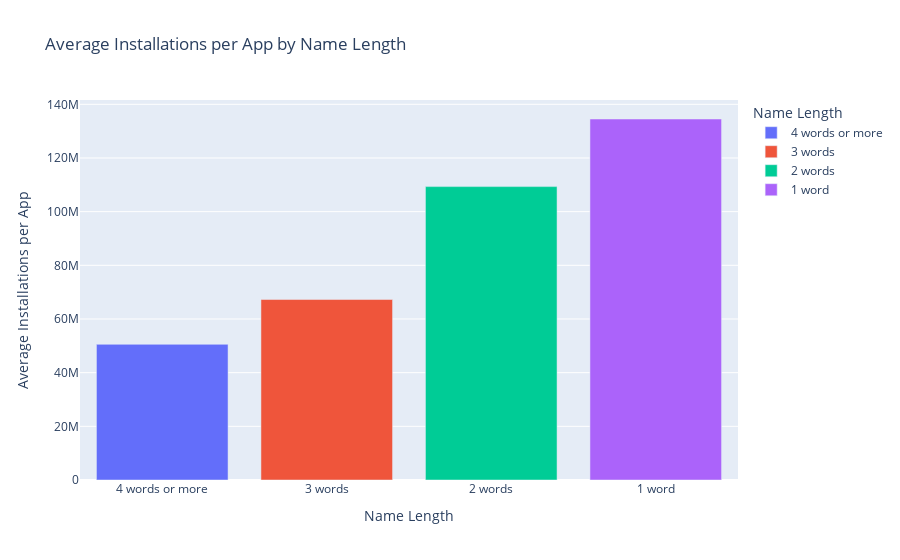

The cell this chart's notebook holds for it:
### Code cell
apps_filtered = apps.copy()

apps_10M_plus = apps_filtered[apps_filtered['Installs'] >= 10000000].copy()
apps_10M_plus['Name_word_count'] = apps_10M_plus['App'].apply(lambda x: len(x.split()))
apps_10M_plus['Name_check'] = apps_10M_plus['Name_word_count'].apply(lambda x: '1 word' if x == 1 else '2 words' if x == 2 else '3 words' if x == 3 else '4 words or more')

average_installs_by_name_length_4 = apps_10M_plus.groupby('Name_check')['Installs'].mean().reset_index()
average_installs_by_name_length_4 = average_installs_by_name_length_4.sort_values(by='Installs')

fig = px.bar(average_installs_by_name_length_4,x='Name_check',y='Installs',title='Average Installations per App by Name Length',labels={'Name_check': 'Name Length', 'Installs': 'Average Installations per App'},color='Name_check')

fig.show()

### Figure 1 — Plotly figure (JSON) as saved in the notebook; plotly's stock layout.template omitted (floating-point values rounded to 4 significant figures)
{"data": [{"alignmentgroup": "True", "hovertemplate": "Name Length=%{x}<br>Average Installations per App=%{y}<extra></extra>", "legendgroup": "4 words or more", "marker": {"color": "#636efa", "pattern": {"shape": ""}}, "name": "4 words or more", "offsetgroup": "4 words or more", "orientation": "v", "showlegend": true, "textposition": "auto", "type": "bar", "x": ["4 words or more"], "xaxis": "x", "y": [50560000.0], "yaxis": "y"}, {"alignmentgroup": "True", "hovertemplate": "Name Length=%{x}<br>Average Installations per App=%{y}<extra></extra>", "legendgroup": "3 words", "marker": {"color": "#EF553B", "pattern": {"shape": ""}}, "name": "3 words", "offsetgroup": "3 words", "orientation": "v", "showlegend": true, "textposition": "auto", "type": "bar", "x": ["3 words"], "xaxis": "x", "y": [67250000.0], "yaxis": "y"}, {"alignmentgroup": "True", "hovertemplate": "Name Length=%{x}<br>Average Installations per App=%{y}<extra></extra>", "legendgroup": "2 words", "marker": {"color": "#00cc96", "pattern": {"shape": ""}}, "name": "2 words", "offsetgroup": "2 words", "orientation": "v", "showlegend": true, "textposition": "auto", "type": "bar", "x": ["2 words"], "xaxis": "x", "y": [109300000.0], "yaxis": "y"}, {"alignmentgroup": "True", "hovertemplate": "Name Length=%{x}<br>Average Installations per App=%{y}<extra></extra>", "legendgroup": "1 word", "marker": {"color": "#ab63fa", "pattern": {"shape": ""}}, "name": "1 word", "offsetgroup": "1 word", "orientation": "v", "showlegend": true, "textposition": "auto", "type": "bar", "x": ["1 word"], "xaxis": "x", "y": [134500000.0], "yaxis": "y"}], "layout": {"autosize": true, "barmode": "relative", "legend": {"title": {"text": "Name Length"}, "tracegroupgap": 0}, "title": {"text": "Average Installations per App by Name Length"}, "xaxis": {"anchor": "y", "autorange": true, "categoryarray": ["4 words or more", "3 words", "2 words", "1 word"], "categoryorder": "array", "domain": [0, 1], "range": [-0.5, 3.5], "title": {"text": "Name Length"}, "type": "category"}, "yaxis": {"anchor": "x", "autorange": true, "domain": [0, 1], "range": [0, 141600000.0], "title": {"text": "Average Installations per App"}, "type": "linear"}}}
